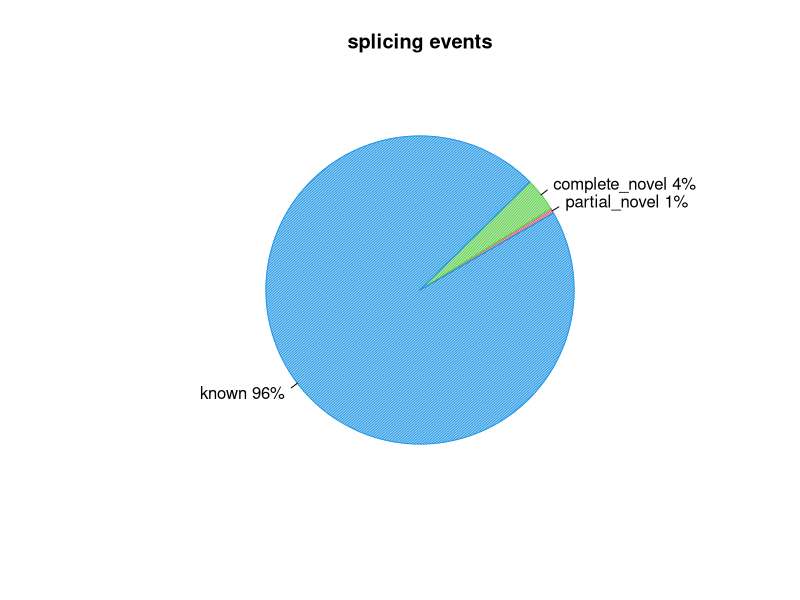
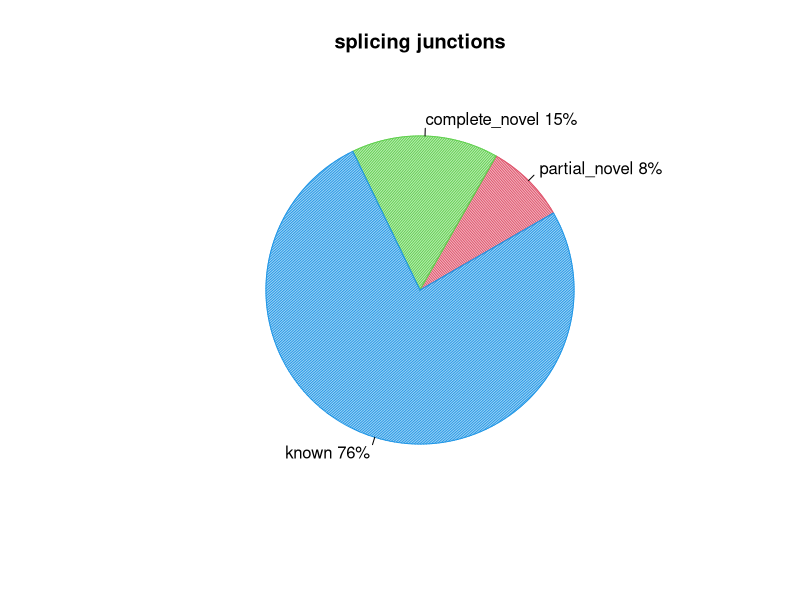

Recreate these plots in R, in order.
pdf("/home/genetics/HW1/raw_data/mapped/bam_files/annotated_junctions/SRR11647700_junction.splice_events.pdf")
events=c(0.5059063476718499,3.5154754120134064,95.88945146161875)
pie(events,col=c(2,3,4),init.angle=30,angle=c(60,120,150),density=c(70,70,70),main="splicing events",labels=c("partial_novel 1%","complete_novel 4%","known 96%"))
dev.off()
pdf("/home/genetics/HW1/raw_data/mapped/bam_files/annotated_junctions/SRR11647700_junction.splice_junction.pdf")
junction=c(8.450969055106636,15.394414594820738,76.15461635007263)
pie(junction,col=c(2,3,4),init.angle=30,angle=c(60,120,150),density=c(70,70,70),main="splicing junctions",labels=c("partial_novel 8%","complete_novel 15%","known 76%"))
dev.off()
